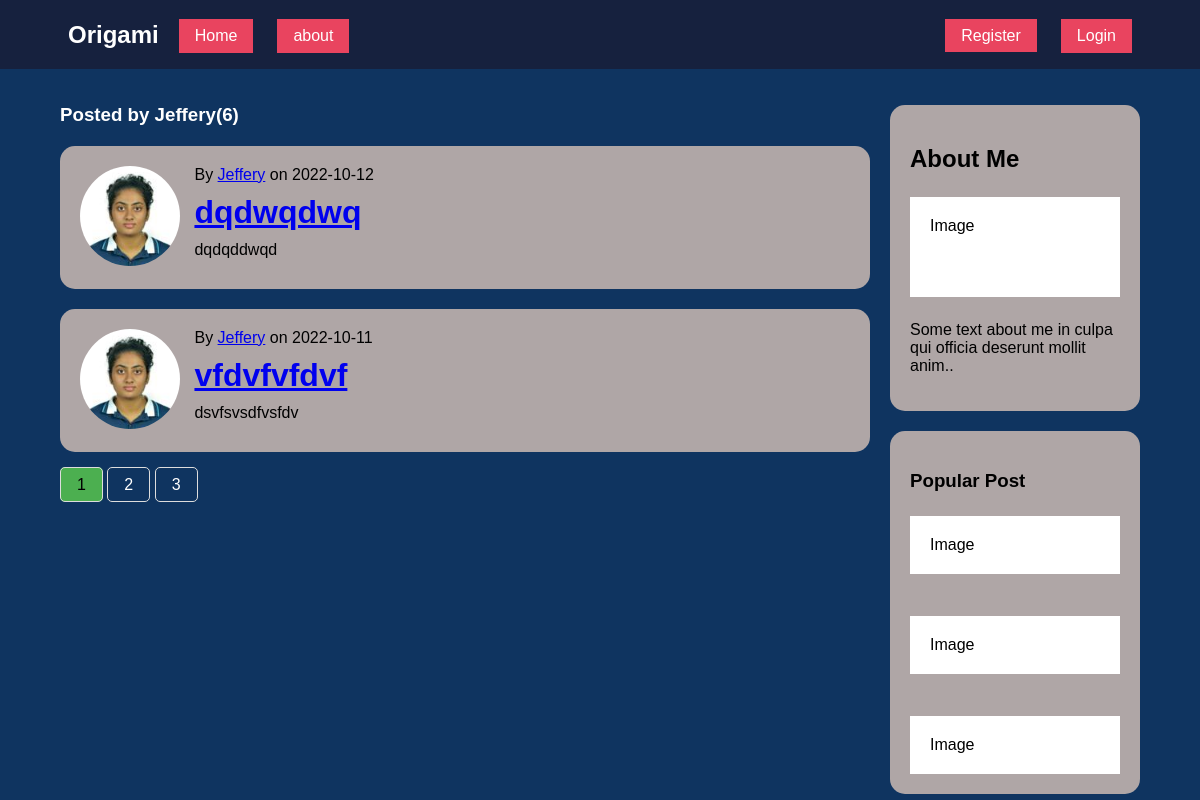
Before: /user/Jeffery with the older database file.
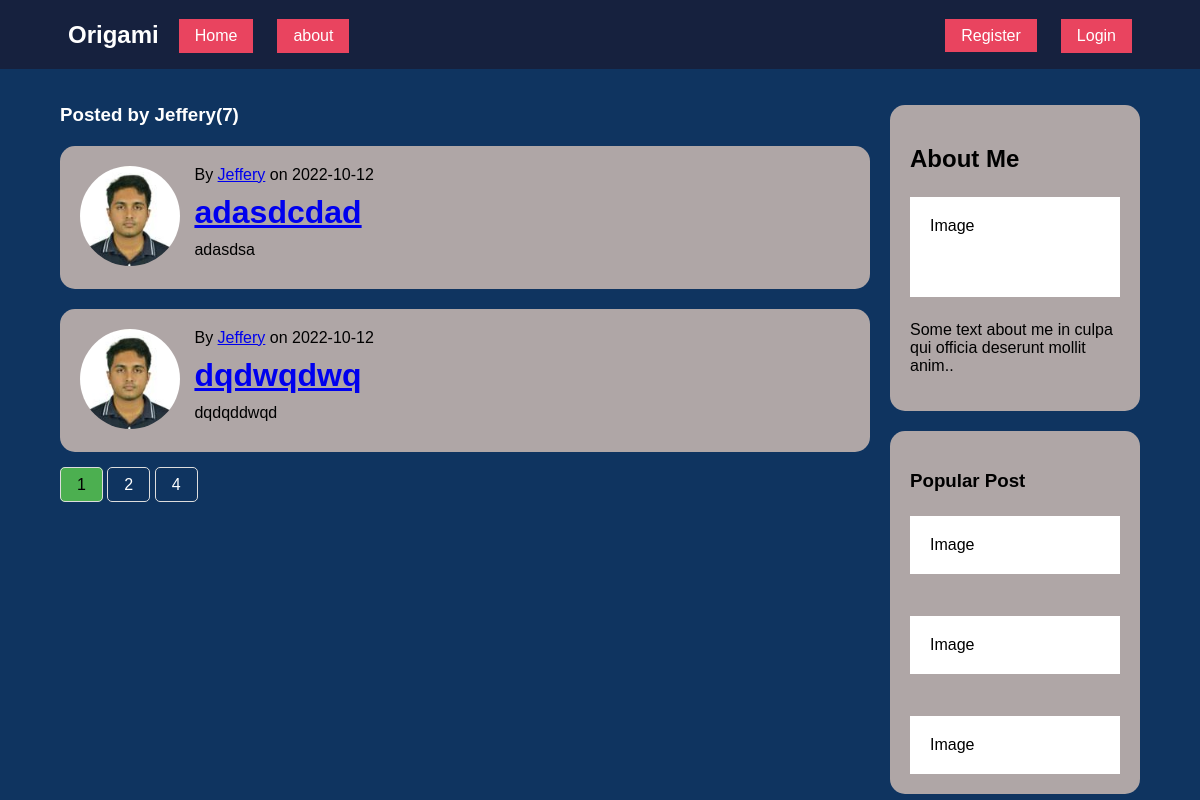
After: the same page with the newer database file.
### origami/models.py (models this page shows, shortened)
class Post(db.Model):
    id = db.Column(db.Integer, primary_key=True)
    title = db.Column(db.String(100), nullable=False)
    date_posted = db.Column(db.DateTime, nullable=False, default=datetime.utcnow)
    content = db.Column(db.Text, nullable=False)
    user_id = db.Column(db.Integer, db.ForeignKey('user.id'), nullable=False)

class User(db.Model, UserMixin):
    id = db.Column(db.Integer, primary_key=True)
    username = db.Column(db.String(20), unique=True, nullable=False)
    email = db.Column(db.String(120), unique=True, nullable=False)
    image_file = db.Column(db.String(20), nullable=False, default='default.jpg')
    password = db.Column(db.String(60), nullable=False)
    posts = db.relationship('Post', backref='author', lazy=True)

### origami/routes.py (the view)
@app.route("/user/<string:username>")
def user_posts(username):
    page = request.args.get('page', 1, type=int)
    user =User.query.filter_by(username=username).first_or_404()
    origami = Post.query.filter_by(author=user)\
        .order_by(Post.date_posted.desc())\
        .paginate(page=page, per_page=2)
    return render_template('user_posts.html', posts=origami, user=user)

### origami/templates/user_posts.html
{% extends "layout.html" %}
{% block content %}
<div class="leftcolumn">
    <h3>Posted by {{user.username}}({{posts.total}})</h3>
    {% for post in posts.items %}
        <div class="card">
            <img src="{{url_for('static',filename='profile_pics/'+ post.author.image_file)}}" class="profile-pic image-size" alt="users profile pics">
            <div class="text-file">
                <p>By <a href="{{url_for('user_posts', username=post.author.username)}}">{{ post.author.username }}</a> on {{ post.date_posted.strftime('%Y-%m-%d') }}</p>
                <h1><a href="{{url_for('post',post_id = post.id)}}">{{ post.title }}</a></h1>
                <p>{{ post.content }}</p>
            </div>
        </div>
    {% endfor %}
    {% for page_num in posts.iter_pages(left_edge=1, right_edge=1, left_current=1, right_current=2) %}
        {% if page_num %}
        <div class="pagination">
            {% if posts.page == page_num %}
                <a href="{{url_for('user_posts', username=user.username, page=page_num)}}" class="active">{{ page_num }}</a>
            {% else %}
                <a href="{{url_for('user_posts', username=user.username, page=page_num)}}">{{ page_num }}</a>
            {% endif %}
        </div>
        {% endif %}
    {% endfor %}
</div>
{% endblock content %}

Changed rows visible on the page:
no longer on this page (row unchanged): Post: image_file (picture), author.username "Jeffery", date_posted "2022-10-11", title "vfdvfvfdvf", content "dsvfsvsdfvsfdv"
added Post: image_file (picture), author.username "Jeffery", date_posted "2022-10-12", title "adasdcdad", content "adasdsa"
changed through a linked row, Post "dqdwqdwq": image_file: a different picture
Other visible differences:
{{ posts.total }}: "6" → "7"
new list line: "4"
list line gone: "3"
